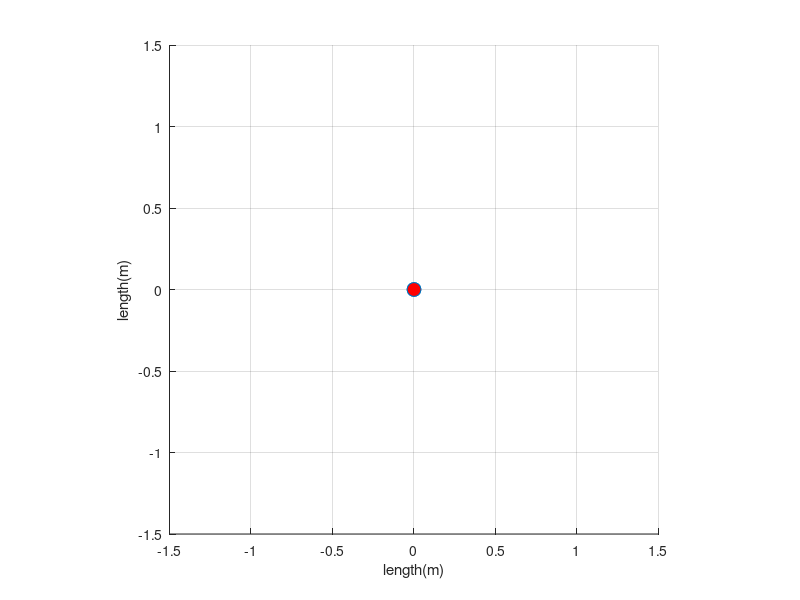
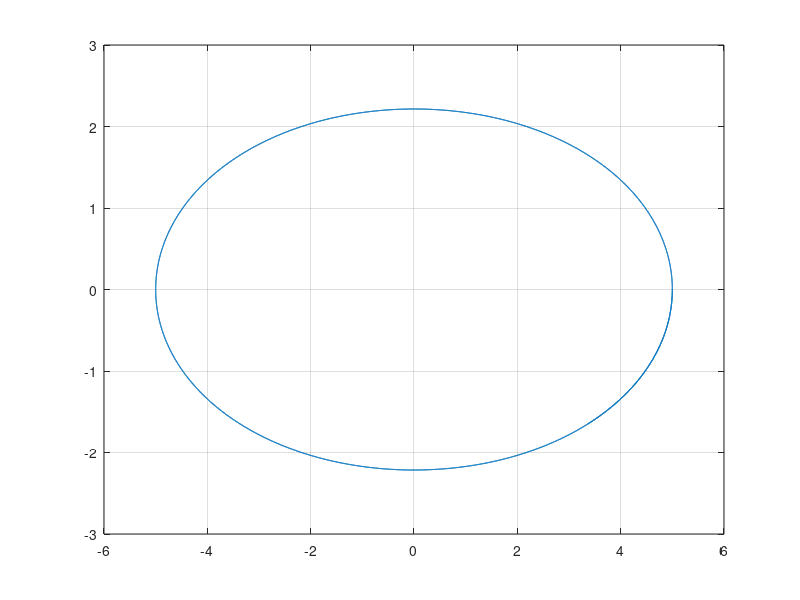

Reproduce these figures in MATLAB, in order. (Note: this script raises an error after producing the figures.)
%%%%%%%%%%%%%%%%%%%%%%%%%%%%%%%
% Dynamic Simulation
% Baek-Kyu Cho & DongHyun Ahn, Robotics & Control Lab,Kookmin University
% 2014.05.28.wed
%%%%%%%%%%%%%%%%%%%%%%%%%%%%%%%

clear all;
close all;

global p1 p2;

%% variable setting 
m = 1;         % Mass of Bottom Link(kg) 
l = 1;         % Length of Link(m)
g = 9.81;      % Gravitational acceleration(m/s^2)

%%
dt = 0.001;
t = 0:dt:30;
n = length(t);

theta = zeros(1,n);
D_theta = zeros(1,n);
D2_theta = zeros(1,n);

%initial condition
theta(1) = 5*pi/180; %radian, 5 degrees
D_theta(1) = 0;
D2_theta(1) = 0;
Kp = 10;
des_theta = 0;

for i = 1 : n-1
    time = n*dt;
    
    u = Kp*(des_theta - theta(i));
    D2_theta(i+1) = (g/l)*sin(theta(i)) + (1/(m*l^2))*u;
    D_theta(i+1) = D_theta(i) + D2_theta(i+1)*dt;
    theta(i+1) = theta(i) + D_theta(i+1)*dt;
    
end

% figure(1);
% plot(t,theta*180/pi);
% grid on

% Phase portait
figure(3);
plot(theta*180/pi, D_theta*180/pi);
grid on

%% Animation

figure(2);
Ax=[0,0]; Ay=[0,0]; Az=[0,0];
xlabel('length(m)')
ylabel('length(m)')
axis equal

p1 = line(Ax,Ay,'Linewidth',3,'color','r'); %pole
hold on
p2 = plot(Ax,Ay,'o','MarkerSize',10,'MarkerFaceColor','r'); %mass

xlim([-1.5,1.5]);
ylim([-1.5,1.5]);
grid on

view([0,0,1])

for i=1:2:n-1
    a_draw_animation(theta(i));
end








